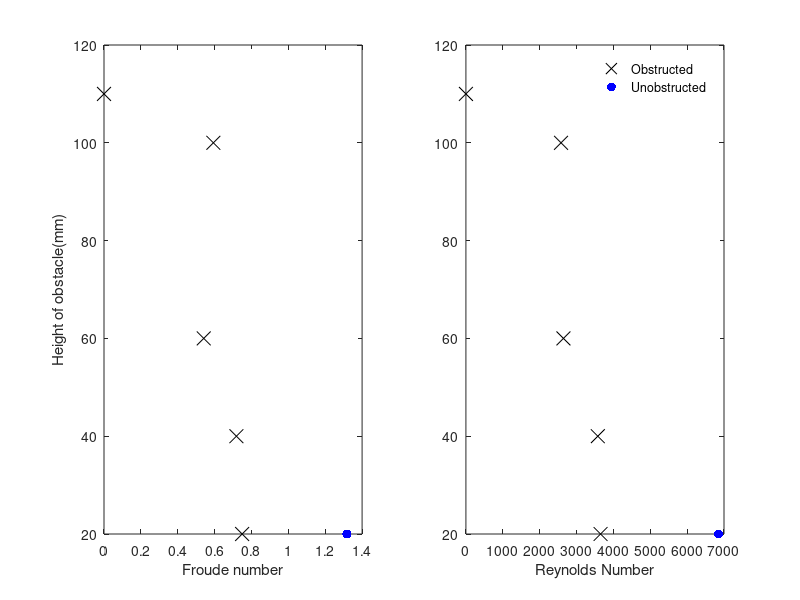

This chart was generated by the following MATLAB code:
FILE = csvread('Fr_and_Re.csv');

FrUO = FILE(5,2);
FrO = FILE(6:10,2);

ReUO = FILE(5,3);
ReO = FILE(6:10,3);

H = FILE(6:10,4);
Hun = FILE(6,4);
#
fig = figure;
subplot(1,2,1);
plot(FrO, H, 'xk', 'markersize', 10, FrUO, Hun, '.b', 'markersize', 20);
xlabel('Froude number');
ylabel('Height of obstacle(mm)');

subplot(1,2,2);
plot(ReO, H, 'xk', 'markersize', 10, ReUO, Hun, '.b', 'markersize', 20);
xlabel('Reynolds Number');
legend('boxoff');
legend('Obstructed','Unobstructed');

saveas(fig,'Froude and Reynods numbers.jpeg');
